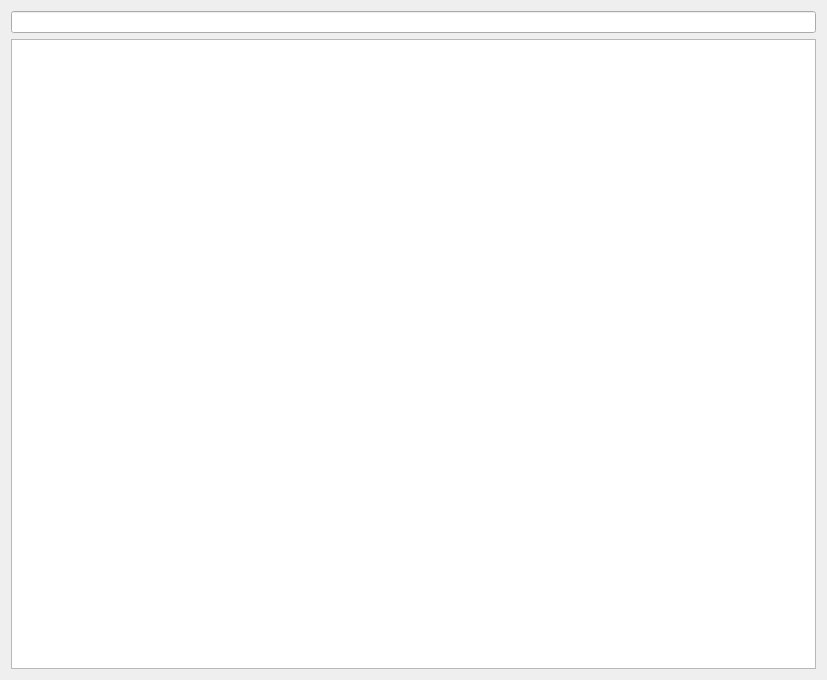
<?xml version="1.0" encoding="UTF-8"?>
<ui version="4.0">
 <class>GeneralExplorer</class>
 <widget class="QWidget" name="GeneralExplorer">
  <property name="geometry">
   <rect>
    <x>0</x>
    <y>0</y>
    <width>827</width>
    <height>680</height>
   </rect>
  </property>
  <property name="windowTitle">
   <string>General Explorer</string>
  </property>
  <layout class="QVBoxLayout" name="verticalLayout">
   <item>
    <widget class="QLineEdit" name="lineEdit"/>
   </item>
   <item>
    <layout class="QHBoxLayout" name="horizontalLayout">
     <item>
      <widget class="QTreeView" name="treeView"/>
     </item>
    </layout>
   </item>
  </layout>
 </widget>
 <resources/>
 <connections/>
</ui>
